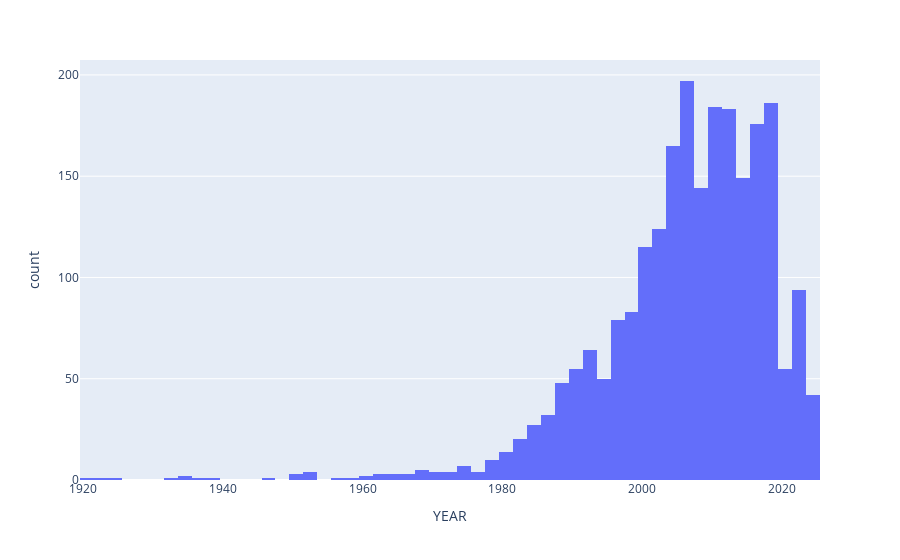

The cell this chart's notebook holds for it:
### Code cell
fig = px.histogram(evereexpeddf, x="YEAR")
fig.show()

### Figure 1 — Plotly figure (JSON) as saved in the notebook; plotly's stock layout.template omitted (floating-point values rounded to 4 significant figures; data arrays with more than 128 entries replaced by an {"elided": "..."} marker saying what was removed)
{"data": [{"bingroup": "x", "hovertemplate": "YEAR=%{x}<br>count=%{y}<extra></extra>", "legendgroup": "", "marker": {"color": "#636efa", "pattern": {"shape": ""}}, "name": "", "orientation": "v", "showlegend": false, "type": "histogram", "x": {"elided": "2349 int values"}, "xaxis": "x", "yaxis": "y"}], "layout": {"barmode": "relative", "legend": {"tracegroupgap": 0}, "margin": {"t": 60}, "xaxis": {"anchor": "y", "domain": [0, 1], "title": {"text": "YEAR"}}, "yaxis": {"anchor": "x", "domain": [0, 1], "title": {"text": "count"}}}}
